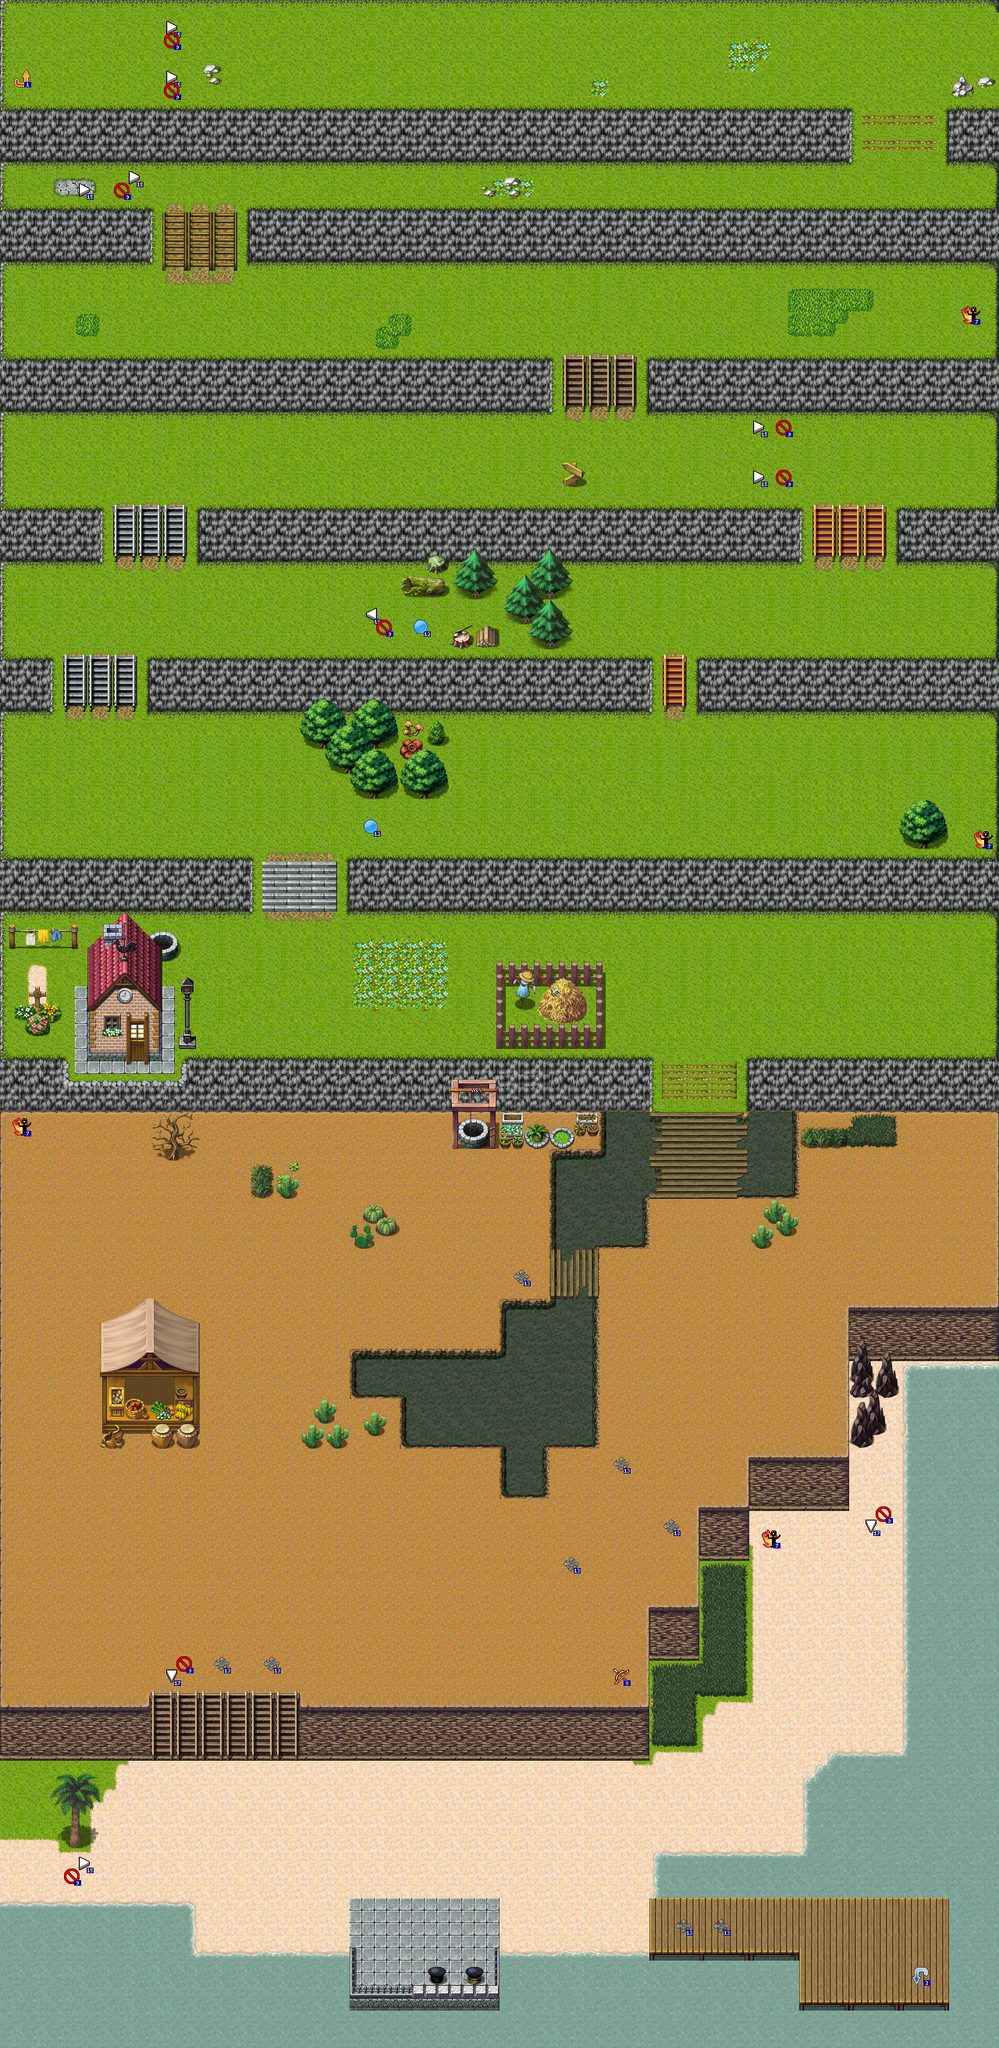

Below is a game level as drawn by its tile map, then a one-line description and the .tmx that defines it (tile-layer data replaced by summaries):
An orthogonal 80x164 tile map with 16x16 px tiles, 4 tile layers (background, background-front, foreground, entities), 1 hidden layer not drawn, 10 tilesets.

<map version="1.0" orientation="orthogonal" width="80" height="164" tilewidth="16" tileheight="16">
 <properties>
  <property name="subdivision" value="4" />
 </properties>
 <tileset firstgid="1" name="entities" tilewidth="24" tileheight="24">
  <image source="entities.png" width="408" height="24" />
 </tileset>
 <tileset firstgid="18" name="TileA1" tilewidth="16" tileheight="16">
  <image source="../client/img/map/TileA1.png" width="512" height="384" />
 </tileset>
 <tileset firstgid="786" name="TileA2" tilewidth="16" tileheight="16">
  <image source="../client/img/map/TileA2.png" width="512" height="384" />
 </tileset>
 <tileset firstgid="1554" name="TileA3" tilewidth="16" tileheight="16">
  <image source="../client/img/map/TileA3.png" width="512" height="256" />
 </tileset>
 <tileset firstgid="2066" name="TileA4" tilewidth="16" tileheight="16">
  <image source="../client/img/map/TileA4.png" width="512" height="480" />
 </tileset>
 <tileset firstgid="3026" name="TileA5" tilewidth="16" tileheight="16">
  <image source="../client/img/map/TileA5.png" width="256" height="512" />
 </tileset>
 <tileset firstgid="3538" name="TileB" tilewidth="16" tileheight="16">
  <image source="../client/img/map/TileB.png" width="512" height="512" />
 </tileset>
 <tileset firstgid="4562" name="TileC" tilewidth="16" tileheight="16">
  <image source="../client/img/map/TileC.png" width="512" height="512" />
 </tileset>
 <tileset firstgid="5586" name="TileD" tilewidth="16" tileheight="16">
  <image source="../client/img/map/TileD.png" width="512" height="512" />
 </tileset>
 <tileset firstgid="6610" name="TileE" tilewidth="16" tileheight="16">
  <image source="../client/img/map/TileE.png" width="512" height="512" />
 </tileset>
 <layer name="background" width="80" height="164">
  <data>[13120 cells, 13120 non-empty, 242 distinct tile ids]</data>
 </layer>
 <layer name="background-front" width="80" height="164">
  <data>[13120 cells, 798 non-empty, 266 distinct tile ids]</data>
 </layer>
 <layer name="foreground" width="80" height="164">
  <data>[13120 cells, 4190 non-empty, 539 distinct tile ids]</data>
 </layer>
 <layer name="(helper: do not export!)" width="80" height="164" visible="0" opacity="0.14">
  <data>[13120 cells, 6400 non-empty, 4 distinct tile ids]</data>
 </layer>
 <layer name="entities" width="80" height="164">
  <data>[13120 cells, 36 non-empty, 10 distinct tile ids]</data>
 </layer>
</map>
